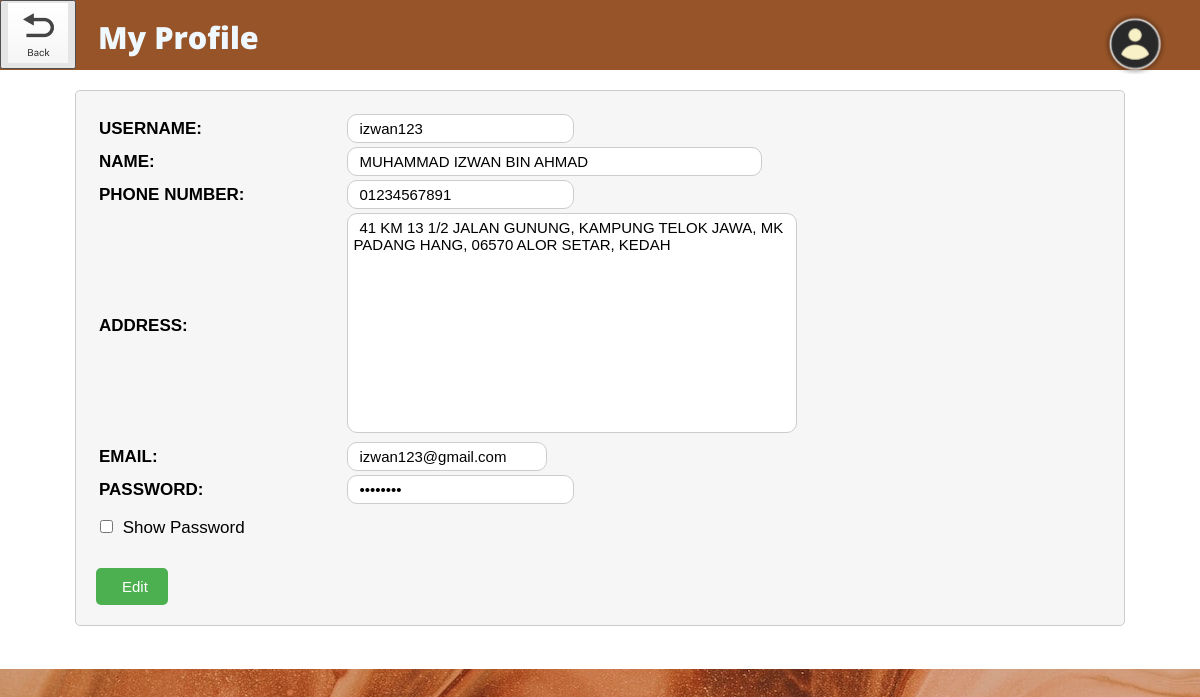
/customer/account.php (signed in), run on the app's committed database.
### tables this page shows
CREATE TABLE `USER` (
  `USER_ID` int(20) NOT NULL,
  `USER_USERNAME` varchar(20) NOT NULL,
  `USER_NAME` varchar(60) NOT NULL,
  `USER_PHONENO` varchar(11) NOT NULL,
  `USER_ADDRESS` varchar(100) NOT NULL,
  `USER_EMAIL` varchar(30) NOT NULL,
  `USER_PASSWORD` varchar(20) NOT NULL,
  `LVL_ID` int(11) NOT NULL
);

### customer/account.php (the view, shortened to what this page needs)
<!DOCTYPE html>
<?php
include('../include/dbconn.php');
?>
<html>
<head>
    <link href="../css/templatemo-style.css" rel="stylesheet" />
</head>
<body>
    <div class="dropdown-wrapper">
        <button onclick="handleImageClick(event)"><img src="../img/account-logo3.png" width="60" height="60"></button>
    </div>
    <div class="container">
        <div class="placeholder-backbtn">
            <div class="container-backbtn">
                <div class="backbutton">
                    <a href="index.php">
                        <button>
                            <img src="../img/backbutton.png" width="60px" height="60px" id="back">
                        </button>
                    </a>
                    <div class="page-name">
                        <h>My Profile</h>
                    </div>
                </div>
            </div>
        </div>
        <?php
        $user_username = $_SESSION['user_username'];
        $query = "SELECT * FROM `USER` WHERE `USER_USERNAME` = '$user_username'";
        $result = mysqli_query($dbconn, $query);
        if ($row = mysqli_fetch_assoc($result)) {
            $user_username = $row['USER_USERNAME'];
            $user_name = $row['USER_NAME'];
            $user_phoneno = $row['USER_PHONENO'];
            $user_address = $row['USER_ADDRESS'];
            $user_email = $row['USER_EMAIL'];
            $user_password = $row['USER_PASSWORD'];
        }
        echo '
        <div class="tm-section tm-container-inner">
            <div class="account">
                <form method="POST" action="account-process.php">
                    <table>
                        <tr>
                            <th>USERNAME:</th>
                            <td><input type="text" value="' . $user_username . '" name="user_username" id="user_username" readonly></td>
                        </tr>
                        <tr>
                            <th>NAME:</th>
                            <td><input type="text" value="' . $user_name . '" name="user_name" id="user_name" readonly></td>
                        </tr>
                        <tr>
                            <th>PHONE NUMBER:</th>
                            <td><input type="text" value="' . $user_phoneno . '" name="user_phoneno" id="user_phoneno" readonly></td>
                        </tr>
                        <tr>
                            <th>ADDRESS:</th>
                            <td><textarea name="user_address" id="user_address" readonly>' . $user_address . '</textarea></td>
                        </tr>
                        <tr>
                            <th>EMAIL:</th>
                            <td><input type="email" value="' . $user_email . '" style="width:200px;" name="user_email" id="user_email" readonly></td>
                        </tr>
                        <tr>
                            <div class="password">
                                <th>PASSWORD:</th>
                                <td><input type="password" id="myInput" value="' . $user_password . '" name="user_password" id="user_password" readonly></td>
                            </div>
                        </tr>
                    </table>
                    <div class="checkbox-container">
                        <input type="checkbox" onclick="myFunction()">
                        <label for="myInput">Show Password</label>
                    </div>
                    <br>
                    <input type="button" value="Edit" onclick="enableEdit()" id="editBtn">
                </form>
            </div>
        </div>
        <br>
        ';
        ?>
    </div>
</body>
</html>

### css/templatemo-style.css (style rules this page uses)
ul, nav, body, h1, h2, h4, h6, p, figure { margin: 0; padding: 0; }
a, button { transition: all 0.3s ease; }
html { box-sizing: border-box; -ms-overflow-style: scrollbar; }
*, *::before, *::after { box-sizing: inherit; }
.container { width: 100%; max-width: 1200px; margin-right: auto; margin-left: auto; }
.tm-container-inner, .tm-container-inner-2 { padding-left: 15px; padding-right: 15px; }
body { font-family: 'Open Sans', Arial, sans-serif; font-size: 17px; background-image: url("../img/background.jpeg"); background-color: #cd895c; overflow-x: hidden; }
.container { background-color: white; }
.tm-section, .tm-container-inner, .tm-container-inner-2 { margin-left: auto; margin-right: auto; }
@media (min-width: 768px) { .tm-gallery-page, .tm-section, .tm-container-inner, .tm-container-inner-2 { max-width: 840px; } }
@media (min-width: 992px) { .tm-gallery-page, .tm-section { max-width: 1120px; } }
@media (min-width: 992px) { .tm-container-inner { max-width: 1120px; } }
.dropdown-wrapper { position: fixed; top: 4px; right: 25px; z-index: 9999; }
.dropdown-wrapper button { background-color: transparent; color: white; padding: 10px; font-size: 16px; border: none; cursor: pointer; }
.backbutton { max-width: 60px; max-width: 60px; display: flex; align-items: flex-start; }
.container-backbtn { display:flex; justify-content: flex-start; }
.page-name { margin-top: 16px; margin-left: 22px; font-size: 1.8em; font-weight: 900; min-width: 600px; color:aliceblue; }
.placeholder-backbtn { width: 100%; min-height: 70px; background-color: #975428; }

### customer/account.php (style rules this page uses)
.account { margin: 20px; padding: 20px; border: 1px solid #ccc; border-radius: 5px; font-family: 'Montserrat', sans-serif; background-color: #f6f6f6; }
.account input, .account textarea { font-family: 'Montserrat', sans-serif; font-size: 15px; border-radius: 10px; text-indent: 6px; background-color: #fafafa; }
table { width: 100%; }
th { text-align: left; }
input[type="text"] { width: 30%; padding: 5px; border: 1px solid #ccc; }
#user_name { width: 55%; padding: 5px; border: 1px solid #ccc; }
input[type="email"], textarea { width: 100%; padding: 5px; border: 1px solid #ccc; }
input[type="password"] { width: 30%; padding: 5px; border: 1px solid #ccc; }
textarea { resize: none; width: 450px; height: 220px; }
input[type="submit"], input[type="button"] { padding: 10px 20px; background-color: #4caf50; color: white; border: none; border-radius: 5px; cursor: pointer; margin-top: 10px; }
a { text-decoration: none; }
.checkbox-container { margin-top: 10px; }
.checkbox-container input[type="checkbox"] { margin-right: 5px; }
.checkbox-container label { font-weight: normal; }
table input[readonly], table textarea[readonly] { background-color: white; }

### data on the page
user: user_username "izwan123", user_name "MUHAMMAD IZWAN BIN AHMAD", user_phoneno "01234567891", user_address "41 KM 13 1/2 JALAN GUNUNG, KAMPUNG TELOK JAWA, MK PADANG HANG, 06570 ALOR SETAR, KEDAH", user_email "izwan123@gmail.com"
